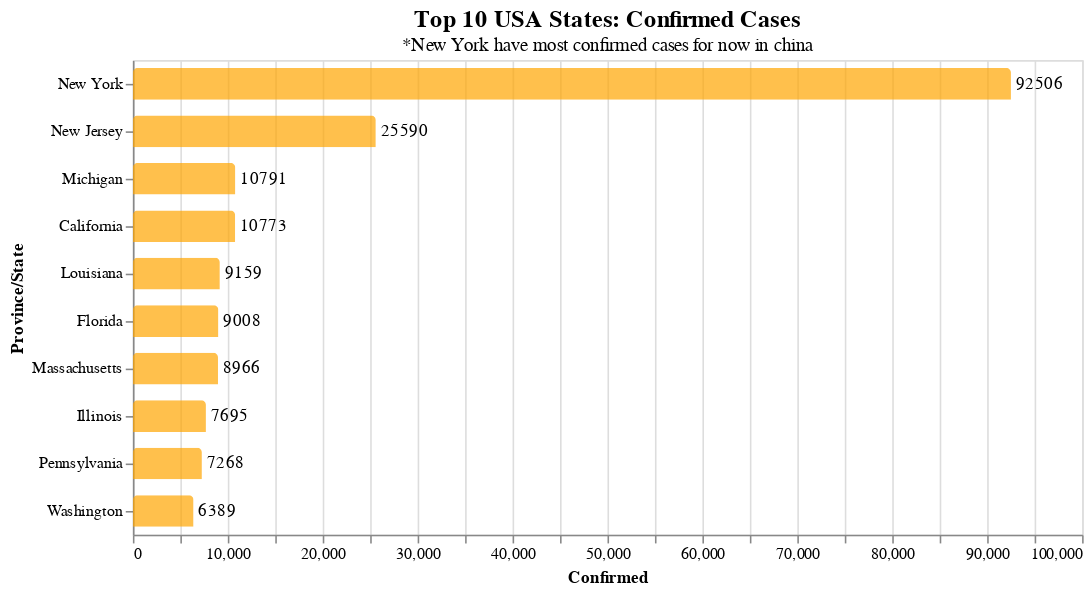

The code cell stored with this chart in its notebook:
### Markdown cell above
# <font face="verdana" color="blue">Present Scenario: USA</font>

### Code cell
bars = alt.Chart(us_cases.sort_values('Confirmed', ascending= False).head(10)).mark_bar(color='orange',cornerRadiusTopLeft=3,
    cornerRadiusTopRight=3, size=20, opacity=0.7
).encode(
    x='Confirmed:Q',
    y=alt.Y('Province/State:O', sort='-x')
).properties(
    title={
    "text":['Top 10 USA States: Confirmed Cases'],
    "subtitle":['*New York have most confirmed cases for now in china'],
    "fontSize":15,
    "fontWeight": 'bold',
    "font":'Courier New',
    }
)

text = bars.mark_text(
    align='left',
    baseline='middle',
    dx=3  # Nudges text to right so it doesn't appear on top of the bar
).encode(
    text='Confirmed:Q'    
)

(bars + text).properties( height=300, width=600)

### Figure 1 — Vega-Lite specification as saved in the notebook (floating-point values rounded to 4 significant figures)
{"config": {"view": {"continuousWidth": 400, "continuousHeight": 300}}, "layer": [{"mark": {"type": "bar", "color": "orange", "cornerRadiusTopLeft": 3, "cornerRadiusTopRight": 3, "opacity": 0.7, "size": 20}, "encoding": {"x": {"type": "quantitative", "field": "Confirmed"}, "y": {"type": "ordinal", "field": "Province/State", "sort": "-x"}}, "title": {"text": ["Top 10 USA States: Confirmed Cases"], "subtitle": ["*New York have most confirmed cases for now in china"], "fontSize": 15, "fontWeight": "bold", "font": "Courier New"}}, {"mark": {"type": "text", "align": "left", "baseline": "middle", "dx": 3}, "encoding": {"text": {"type": "quantitative", "field": "Confirmed"}, "x": {"type": "quantitative", "field": "Confirmed"}, "y": {"type": "ordinal", "field": "Province/State", "sort": "-x"}}, "title": {"text": ["Top 10 USA States: Confirmed Cases"], "subtitle": ["*New York have most confirmed cases for now in china"], "fontSize": 15, "fontWeight": "bold", "font": "Courier New"}}], "data": {"name": "data-943ed41baff68d84a2841d2d0223193c"}, "height": 300, "width": 600, "$schema": "https://vega.github.io/schema/vega-lite/v4.0.2.json", "datasets": {"data-943ed41baff68d84a2841d2d0223193c": [{"Province/State": "New York", "Confirmed": 92510.0, "Deaths": 2373.0, "Recovered": 0.0}, {"Province/State": "New Jersey", "Confirmed": 25590.0, "Deaths": 537.0, "Recovered": 0.0}, {"Province/State": "Michigan", "Confirmed": 10790.0, "Deaths": 417.0, "Recovered": 0.0}, {"Province/State": "California", "Confirmed": 10770.0, "Deaths": 238.0, "Recovered": 0.0}, {"Province/State": "Louisiana", "Confirmed": 9159.0, "Deaths": 310.0, "Recovered": 0.0}, {"Province/State": "Florida", "Confirmed": 9008.0, "Deaths": 164.0, "Recovered": 0.0}, {"Province/State": "Massachusetts", "Confirmed": 8966.0, "Deaths": 154.0, "Recovered": 0.0}, {"Province/State": "Illinois", "Confirmed": 7695.0, "Deaths": 163.0, "Recovered": 0.0}, {"Province/State": "Pennsylvania", "Confirmed": 7268.0, "Deaths": 90.0, "Recovered": 0.0}, {"Province/State": "Washington", "Confirmed": 6389.0, "Deaths": 271.0, "Recovered": 0.0}]}}
